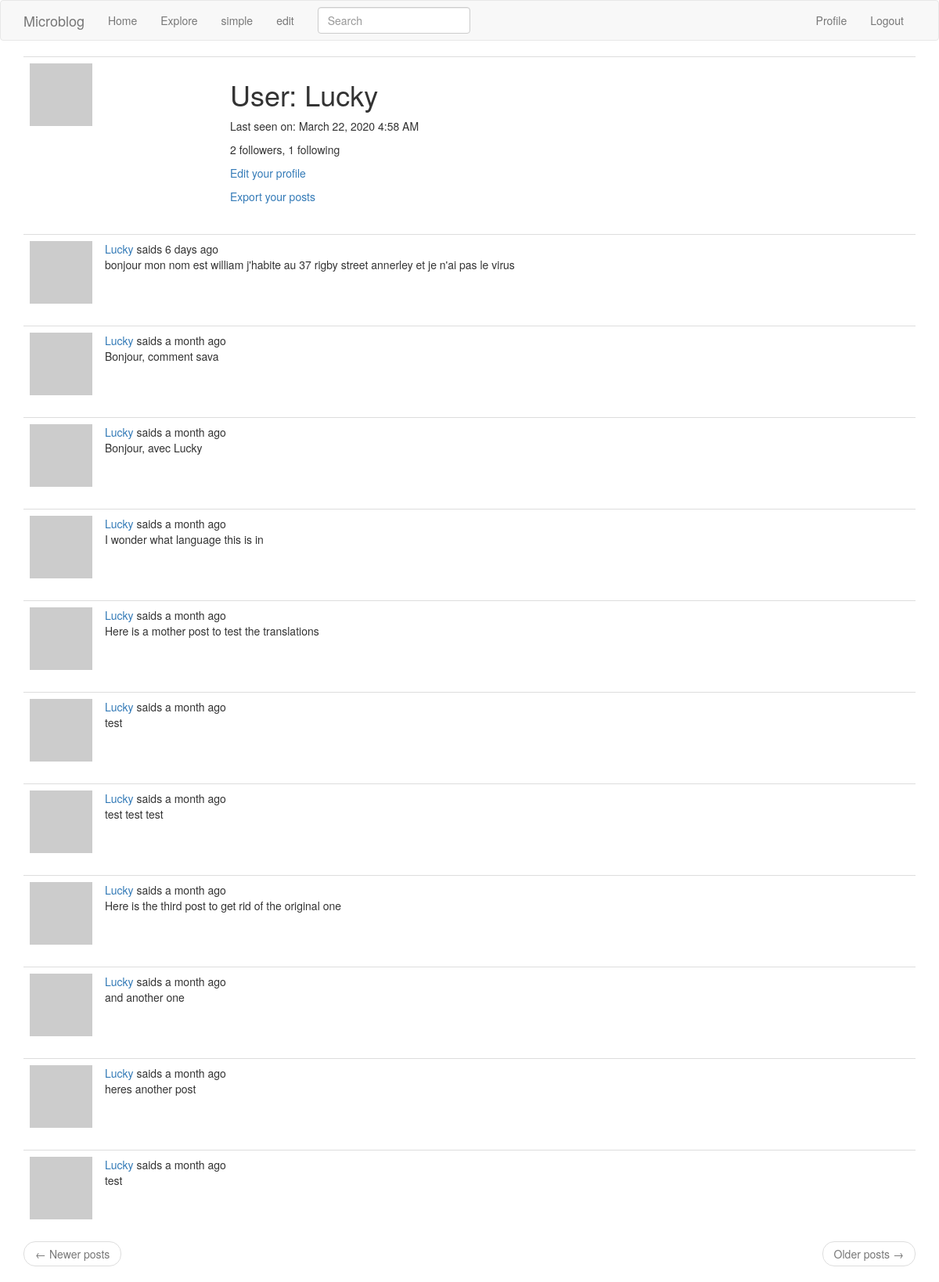
The app's page /user/Lucky (signed in) with its own data.
### app/models.py (models this page shows, shortened)
class PaginatedAPIMixin(object):
    @staticmethod
    def to_collection_dict(query, page, per_page, endpoint, **kwargs):
        resources = query.paginate(page, per_page, False)
        data = {
            'items': [item.to_dict() for item in resources.items],
            '_meta': {
                'page': page,
                'per_page': per_page,
                'total_pages': resources.pages,
                'total_items': resources.total
            },
            '_links': {
                'self': url_for(endpoint, page=page, per_page=per_page,
                                **kwargs),
                'next': url_for(endpoint, page=page + 1, per_page=per_page,
                                **kwargs) if resources.has_next else None,
                'prev': url_for(endpoint, page=page - 1, per_page=per_page,
                                **kwargs) if resources.has_prev else None
            }
        }
        return data

class User(PaginatedAPIMixin,UserMixin, db.Model):
    id = db.Column(db.Integer, primary_key=True)
    username = db.Column(db.String(64), index=True, unique=True)
    email = db.Column(db.String(120), index=True, unique=True)
    password_hash = db.Column(db.String(128))
    posts = db.relationship('Post', backref='author', lazy='dynamic')
    about_me = db.Column(db.String(140))
    last_seen = db.Column(db.DateTime, default=datetime.utcnow)
    token = db.Column(db.String(32), index=True, unique=True)
    token_expiration = db.Column(db.DateTime)
    tasks = db.relationship('Task', backref='user', lazy='dynamic')
    followed = db.relationship(
        'User', secondary=followers,
        primaryjoin=(followers.c.follower_id == id),
        secondaryjoin=(followers.c.followed_id == id),
        backref=db.backref('followers', lazy='dynamic'), lazy='dynamic')
    def avatar(self, size):
        digest = md5(self.email.lower().encode('utf-8')).hexdigest()
        return 'https://www.gravatar.com/avatar/{}?d=identicon&s={}'.format(
            digest, size)
    def get_tasks_in_progress(self):
        return Task.query.filter_by(user=self, complete=False).all()
    def get_task_in_progress(self, name):
        return Task.query.filter_by(name=name, user=self,
                                    complete=False).first()

class SearchableMixin(object):
    @classmethod
    def before_commit(cls, session):
        session._changes = {
            'add': list(session.new),
            'update': list(session.dirty),
            'delete': list(session.deleted)
        }
    @classmethod
    def after_commit(cls, session):
        for obj in session._changes['add']:
            if isinstance(obj, SearchableMixin):
                add_to_index(obj.__tablename__, obj)
        for obj in session._changes['update']:
            if isinstance(obj, SearchableMixin):
                add_to_index(obj.__tablename__, obj)
        for obj in session._changes['delete']:
            if isinstance(obj, SearchableMixin):
                remove_from_index(obj.__tablename__, obj)
        session._changes = None

class Post(SearchableMixin, db.Model):
    __searchable__ = ['body']
    id = db.Column(db.Integer, primary_key=True)
    body = db.Column(db.String(140))
    timestamp = db.Column(db.DateTime, index=True, default=datetime.utcnow)
    user_id = db.Column(db.Integer, db.ForeignKey('user.id'))
    language = db.Column(db.String(5))

### app/main/routes.py (the view)
@bp.route('/user/<username>')
@login_required
def user(username):
    user = User.query.filter_by(username=username).first_or_404()
    page = request.args.get('page', 1, type=int)
    posts = user.posts.order_by(Post.timestamp.desc()).paginate(
        page, current_app.config['POSTS_PER_PAGE'], False)
    next_url = url_for('main.user', username=user.username,
                       page=posts.next_num) if posts.has_next else None
    prev_url = url_for('main.user', username=user.username,
                       page=posts.prev_num) if posts.has_prev else None
    return render_template('user.html', user=user, posts=posts.items,
                           next_url=next_url, prev_url=prev_url)

### app/main/forms.py
class SearchForm(FlaskForm):
    q = StringField(_l('Search'), validators=[DataRequired()])
    def __init__(self, *args, **kwargs):
        if 'formdata' not in kwargs:
            kwargs['formdata'] = request.args
        if 'csrf_enabled' not in kwargs:
            kwargs['csrf_enabled'] = False
        super(SearchForm, self).__init__(*args, **kwargs)

### app/main/routes.py (called while the page is built)
@bp.before_app_request
def before_request():
    if current_user.is_authenticated:
        current_user.last_seen = datetime.utcnow()
        db.session.commit()
        g.search_form = SearchForm()
    g.locale = str(get_locale())

### app/models.py (called while the page is built)
@login.user_loader
def load_user(id):
    return User.query.get(int(id))

### app/templates/user.html (shortened to what this page needs)
{% extends "base.html" %}
{% block app_content %}
    <table class="table table-hover">
        <tr>
            <td width="256px"><img src="{{ user.avatar(256) }}"></td>
            <td>
                <h1>{{ _('User') }}: {{ user.username }}</h1>
                {% if user.last_seen %}
                <p>{{ _('Last seen on') }}: {{ moment(user.last_seen).format('LLL') }}</p>
                {% endif %}
                <p>{{ _('%(count)d followers', count=user.followers.count()) }}, {{ _('%(count)d following', count=user.followed.count()) }}</p>
                {% if user == current_user %}
                <p><a href="{{ url_for('main.edit_profile') }}">{{ _('Edit your profile') }}</a></p>
                {% if not current_user.get_task_in_progress('export_posts') %}
                <p><a href="{{ url_for('main.export_posts') }}">{{ _('Export your posts') }}</a></p>
                {% endif %}
                {% elif not current_user.is_following(user) %}
                <p><a href="{{ url_for('main.follow', username=user.username) }}">{{ _('Follow') }}</a></p>
                {% else %}
                <p><a href="{{ url_for('main.unfollow', username=user.username) }}">{{ _('Unfollow') }}</a></p>
                {% endif %}
            </td>
        </tr>
    </table>
    {% for post in posts %}
        {% include '_post.html' %}
    {% endfor %}
    <nav aria-label="...">
        <ul class="pager">
            <li class="previous{% if not prev_url %} disabled{% endif %}">
                <a href="{{ prev_url or '#' }}">
                    <span aria-hidden="true">&larr;</span> {{ _('Newer posts') }}
                </a>
            </li>
            <li class="next{% if not next_url %} disabled{% endif %}">
                <a href="{{ next_url or '#' }}">
                    {{ _('Older posts') }} <span aria-hidden="true">&rarr;</span>
                </a>
            </li>
        </ul>
    </nav>
{% endblock %}

### app/templates/_post.html (shortened to what this page needs)
      <table class="table table-hover">
        <tr>
            <td width="70px">
                <a href="{{ url_for('main.user', username=post.author.username) }}">
                    <img src="{{ post.author.avatar(70) }}" />
                </a>
            </td>
            <td>
                {{ _('%(username)s saids %(when)s',
                    username=user_link, when=moment(post.timestamp).fromNow()) }}
                <br>
                <span id="post{{ post.id }}">{{ post.body }}</span>
            </td>
        </tr>
    </table>

### records on screen
User: username "Lucky", last_seen "March 22, 2020 4:58 AM"
Post: body "bonjour mon nom est william j'habite au 37 rigby street annerley et je n'ai pas le virus"
Post: body "Bonjour, comment sava"
Post: body "Bonjour, avec Lucky"
Post: body "I wonder what language this is in"
Post: body "Here is a mother post to test the translations"
Post: body "test"
Post: body "test test test"
Post: body "Here is the third post to get rid of the original one"
Post: body "and another one"
Post: body "heres another post"
Post: body "test"
